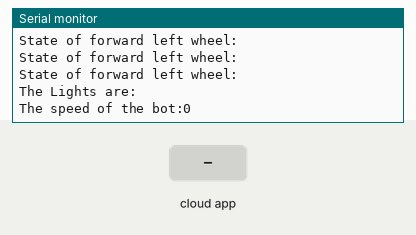
Bench run of a sketch on a simulated ESP8266 (NodeMCU). Shown: the last lines printed to the serial monitor. The inputs (shaded band) are chosen by the test bench. WiFi joins after 1.5 s; servers stay silent unless stated; the Firebase database answers and starts empty.

Above: at 3.7 s.
3.8 s: the phone or cloud app sets forwardLeft to 0
At 4.69 s:
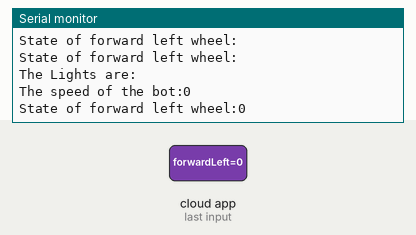
5.3 s: the phone or cloud app sets forwardRight to 1
At 6.74 s:
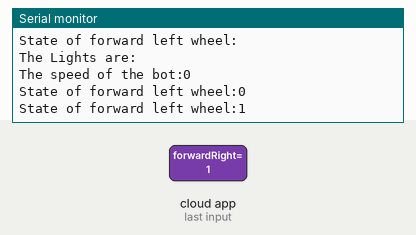
6.8 s: the phone or cloud app sets lights to 0
At 7.19 s:
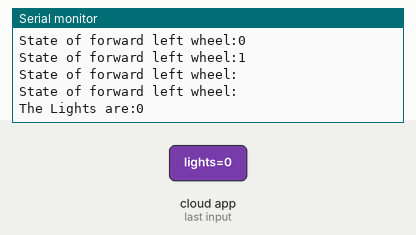
8.3 s: the phone or cloud app sets speed to 1
At 9.6 s:
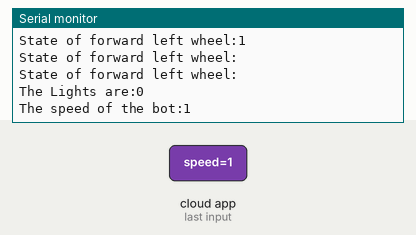
9.8 s: the phone or cloud app sets lights to 1
At 10.99 s:
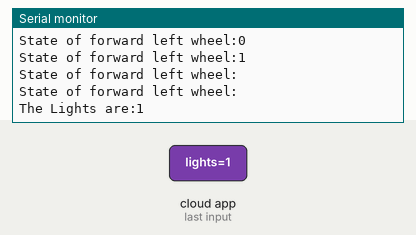

Measured:
- after the input at 3.8 s, the serial monitor: prints a new line after 0.76 s (image 1)
- after the input at 5.3 s, the serial monitor: prints a new line after 1.3 s (image 2)
- after the input at 6.8 s, the serial monitor: prints a new line after 0.26 s (image 3)
- after the input at 8.3 s, the serial monitor: prints a new line after 0.81 s (image 4)
- after the input at 9.8 s, the serial monitor: prints a new line after 1.1 s (image 5)

The sketch:

sketch_sep01a.ino
```cpp
//this code is for controlling a 4 wheeled bot using
// L293D H bridge motor driver vir node mcu
// usign the firebase realtime database
#include<ESP8266WiFi.h>
#include<FirebaseESP8266.h>
//wifi credentials
#define WIFI_SSID "Amber-Prajjwal"
#define WIFI_PASSWORD "chalajaabsdk"
#define FIREBASE_AUTH "J7zZWSjFYt1VW2h3Y6SgGz8JW7okCe1qrYYEnEe0"
#define FIREBASE_HOST "channel-relay-control-3a865-default-rtdb.asia-southeast1.firebasedatabase.app/"
FirebaseData firebaseData;
FirebaseJson json;
FirebaseData fbdo;
String forwardLeftVal="STOP";
String forwardRightVal="STOP";
String backwardLeftVal="STOP";
String backwardRightVal="STOP";
String lightsVal="off";
int speedVal=30;
void setup() {
  Serial.begin(115200);
    WiFi.begin(WIFI_SSID,WIFI_PASSWORD);
  Serial.print("Connecting to Wi-Fi");
  while (WiFi.status() != WL_CONNECTED)
  {
    Serial.print(".");
    delay(300);
  }
   Serial.println();
   Serial.print("Connected with IP: ");
   Serial.println(WiFi.localIP());
   Serial.println();
   Firebase.begin(FIREBASE_HOST, FIREBASE_AUTH);
  delay(1000);
  Serial.println("Let's have some fun with the bot!");
}

void loop() {
  // put your main code here, to run repeatedly:
// reading teh values from the database
forwardLeftVal = forwardLeft();
forwardRightVal = forwardRight();
backwardLeftVal = backwardLeft();
backwardRightVal = backwardRight();
lightsVal = Lights();
speedVal = Speed();

// the interval will be 1s
delay(1000);
}

// these functions will fetch the values from the real time database
String forwardLeft()
{
  if (Firebase.getString(firebaseData, "/bot/forwardLeft")){
    Serial.print("State of forward left wheel:");
    Serial.println(firebaseData.stringData());
    return firebaseData.stringData();

     }
     else
     {
      return "STOP";
      }
  }
String forwardRight()
{
  if (Firebase.getString(firebaseData, "/bot/forwardRight")){
    Serial.print("State of forward left wheel:");
    Serial.println(firebaseData.stringData());
    return firebaseData.stringData();

     }
     else
     {
      return "STOP";
      }
  }
String backwardLeft()
{
  if (Firebase.getString(firebaseData, "/bot/backwardLeft")){
    Serial.print("State of forward left wheel:");
    Serial.println(firebaseData.stringData());
    return firebaseData.stringData();

     }
     else
     {
      return "STOP";
      }
  }
String backwardRight()
{
  if (Firebase.getString(firebaseData, "/bot/backwardRight")){
    Serial.print("State of forward left wheel:");
    Serial.println(firebaseData.stringData());
    return firebaseData.stringData();

     }
     else
     {
      return "STOP";
      }
  }
int Speed()
{
  if (Firebase.getInt(firebaseData, "/bot/speed")){
    Serial.print("The speed of the bot:");
    Serial.println(firebaseData.intData());
    return firebaseData.intData();

     }
     else
     {
      return 30;
      }
}
String Lights()
{
  if (Firebase.getString(firebaseData, "/bot/lights")){
    Serial.print("The Lights are:");
    Serial.println(firebaseData.stringData());
    return firebaseData.stringData();

     }
     else
     {
      return "off";
      }
  }
```
